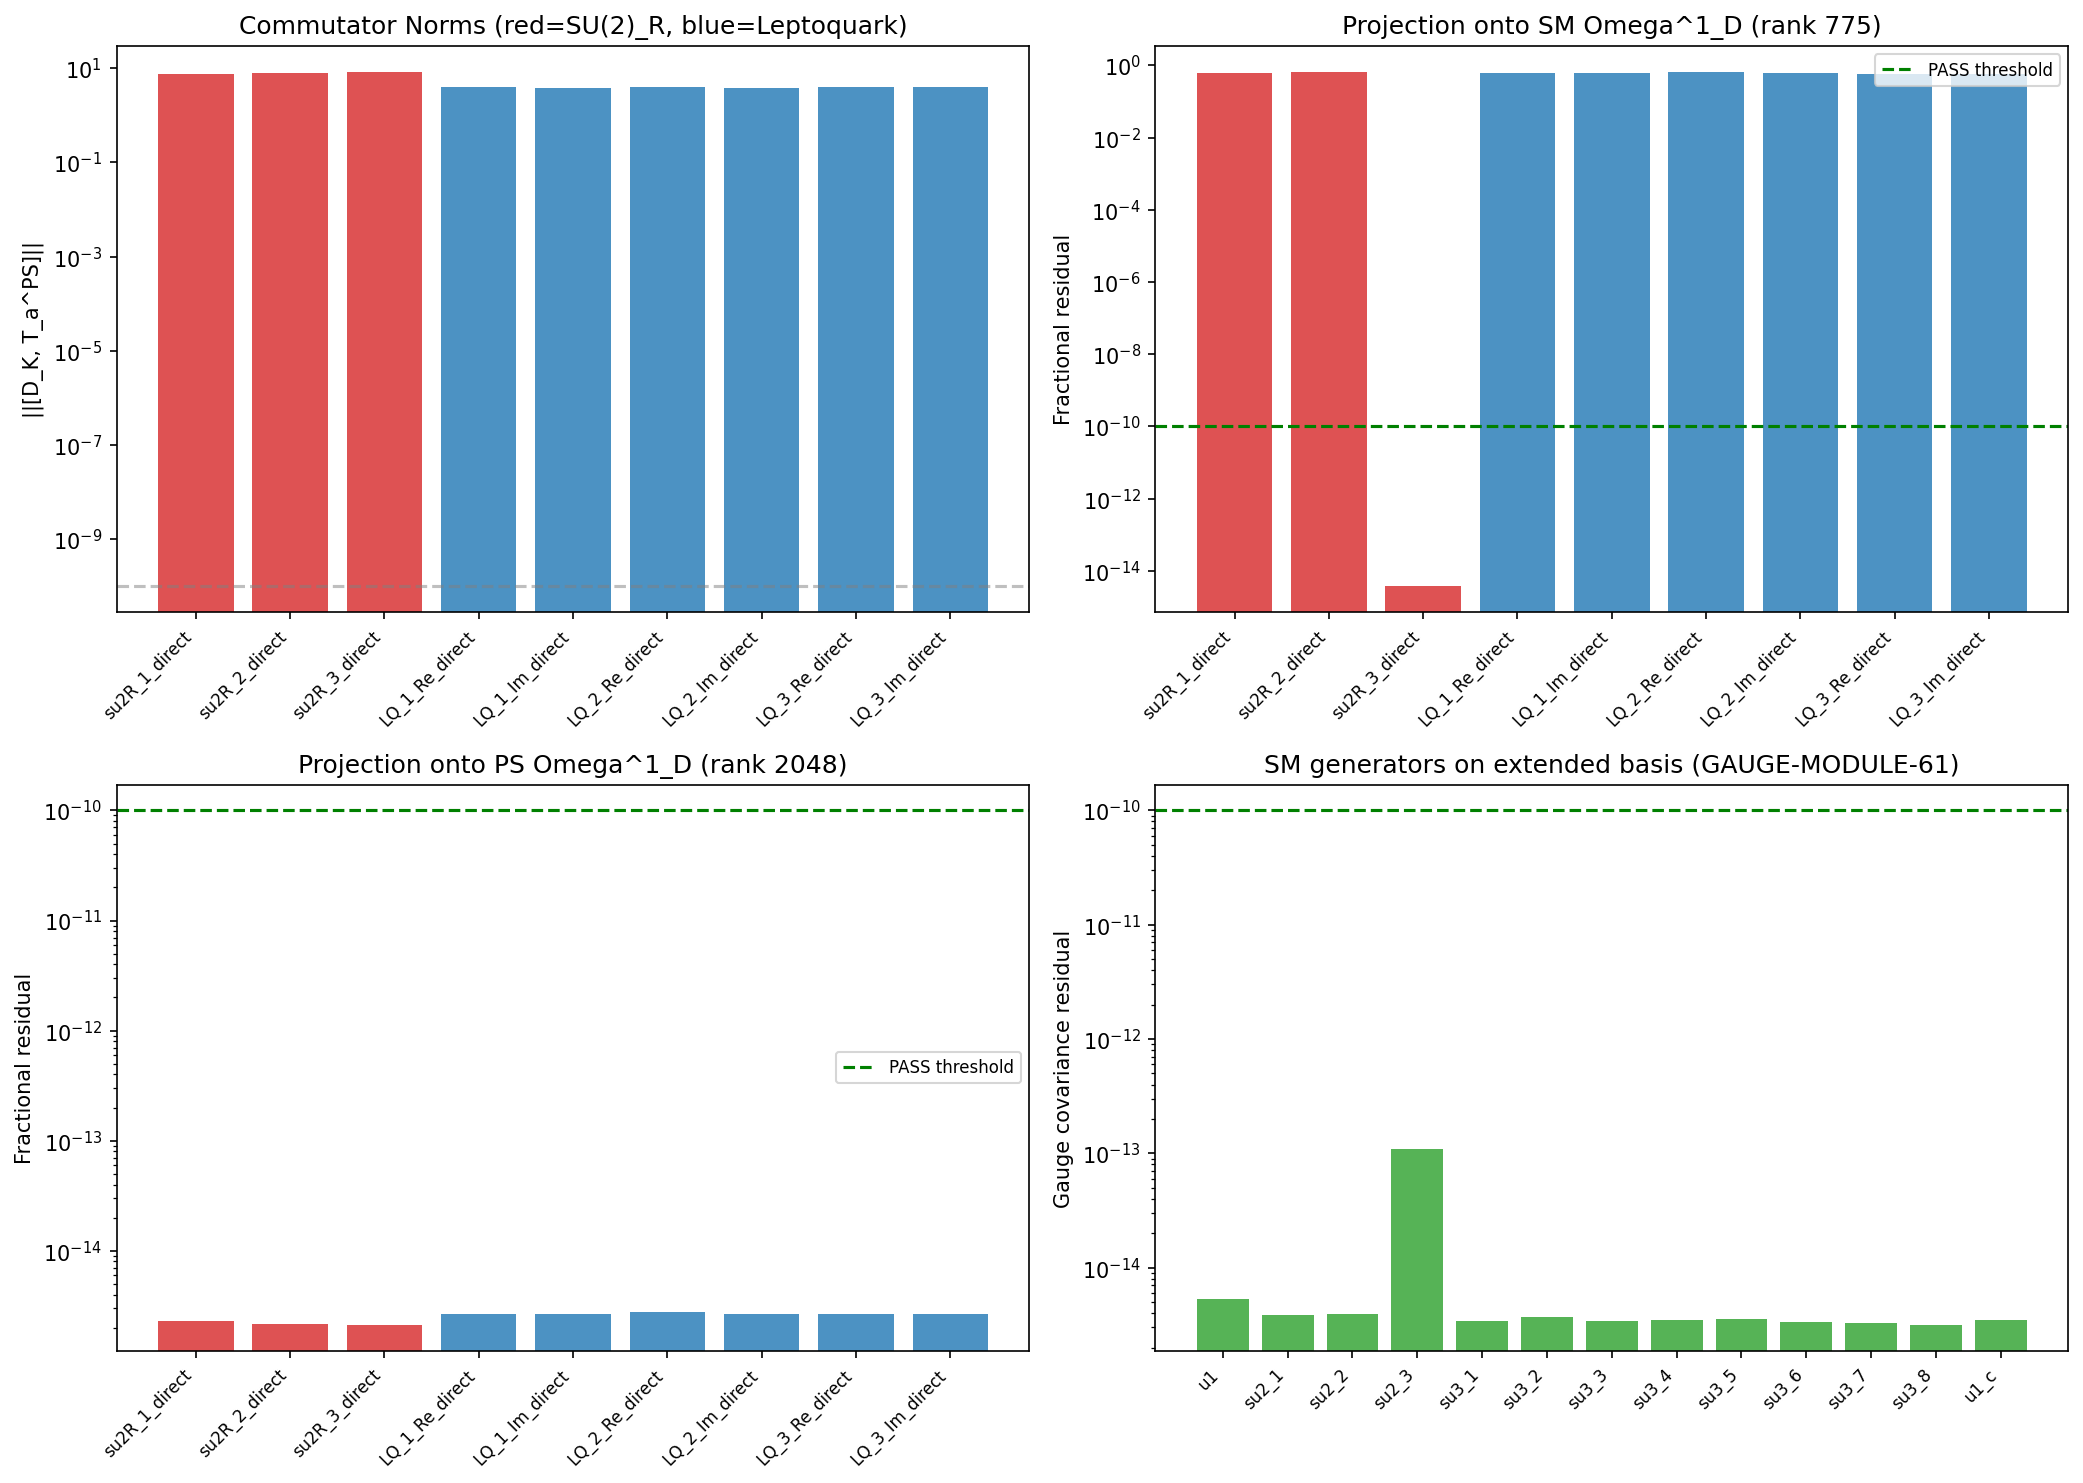

Generate this figure with Python:
#!/usr/bin/env python3
"""
S63 PS-KASPAROV-63: Pati-Salam Gauge Module Check
=====================================================

Compute [D_K, T_a^PS] for all 9 Pati-Salam generators on the Jensen-deformed
SU(3) background. Verify that all commutators lie within the extended 1-form
space (rank 775 from GAUGE-MODULE-61) or its PS enlargement.

MATHEMATICAL FRAMEWORK
----------------------

The Pati-Salam algebra A_PS = H_L + H_R + M_4(C) extends the SM algebra
A_SM = C + H + M_3(C). The 9 additional PS generators beyond SM are:

  SU(2)_R generators (3):
    - T_{R,1}, T_{R,2}, T_{R,3}: i*sigma_j acting on right-handed sector
    - In the 4x4 bimodule convention, these act on (row 0) as isospin partners
      with (rows 2,3 = SU(2)_L), but flipped to the singlet slot.

  SU(4)/[SU(3)xU(1)] leptoquark generators (6):
    - T_{LQ,a}: mix the 4th color (lepton) with colors 1,2,3 (quarks)
    - 6 generators: 3 complex off-diagonal (a=1..3 color <-> lepton, Re/Im)

For the Kasparov product verification (van den Dungen, Paper 05), we need:

  1. Compute the 1-forms omega_a = [D_K, T_a^PS] for each PS generator T_a
  2. Project each omega_a onto the rank-775 extended bimodule basis
  3. If residual < threshold for ALL 9: PASS (PS gauge module verified)
  4. If any residual > threshold: compute the PS-enlarged 1-form space rank

GATE: PS-KASPAROV-63
  PASS: all 9 commutators in extended 1-form space
  FAIL: any commutator falls outside

Author: Connes NCG Theorist (Session 63, Wave 6)
Date: 2026-03-31
Sources: GAUGE-MODULE-61, S62 PATI-SALAM-EXTENSION-62, VDD-S63-3
"""

import numpy as np
from numpy.linalg import norm as la_norm, svd, matrix_rank
import sys
import os
import time
import traceback

sys.path.insert(0, os.path.join(os.path.dirname(os.path.abspath(__file__))))
from canonical_constants import tau_fold

from s61_gauge_module_check import (
    build_AF_generators, build_DK_fundamental, build_unitary_generators,
    o_map_16, G5, flat_idx, build_bimodule_16, _gell_mann_matrices,
    compute_omega1_space, project_onto_omega1,
)
from s61_gauge_module_extended import (
    compute_extended_omega1_basis, check_bimodule_on_basis, check_gauge_on_basis,
)
from dirac_spectrum import (
    su3_generators, compute_structure_constants, compute_killing_form,
    jensen_metric, orthonormal_frame, frame_structure_constants,
    connection_coefficients, spinor_connection_offset,
    build_cliff8, build_chirality,
)

import matplotlib
matplotlib.use('Agg')
import matplotlib.pyplot as plt

np.set_printoptions(precision=10, linewidth=140, suppress=True)

OUTDIR = os.path.dirname(os.path.abspath(__file__))
OUTPUT_NPZ = os.path.join(OUTDIR, "s63_ps_kasparov.npz")
OUTPUT_PNG = os.path.join(OUTDIR, "s63_ps_kasparov.png")


# =============================================================================
# SECTION 1: PATI-SALAM GENERATOR CONSTRUCTION
# =============================================================================

def build_PS_generators():
    """Build the 9 Pati-Salam generators BEYOND the SM on 16-dim Psi_+ space.

    The SM algebra A_SM = C + H + M_3(C) has gauge group U(1) x SU(2)_L x SU(3).
    The PS algebra A_PS = H_L + H_R + M_4(C) has gauge group SU(2)_L x SU(2)_R x SU(4).

    The 9 additional generators are:
      3 x SU(2)_R generators:
        Act on (row 0, row 1) doublet, i.e., the nu_R/e_R and u_R/d_R sectors.
        In the 4x4 left-action convention:
          Row 0 = right-handed singlet (nu_R)
          Row 1 = (not used for SU(2)_L, but is the SU(2)_R partner)

        Actually: In the Connes bimodule on M_4(C), the LEFT action of H_R
        acts on rows (0,1) as the right-handed doublet. H_L acts on (2,3).

      6 x SU(4)/[SU(3)xU(1)] leptoquark generators:
        The SM has M_3(C) acting on columns (1,2,3). SU(4) extends this to
        columns (0,1,2,3) where column 0 = lepton number.
        The 6 extra generators mix column 0 with columns 1,2,3.
        These are the off-diagonal blocks of the fundamental of SU(4).

    Convention:
      16-dim space = M_4(C) bimodule with flat_idx(row, col).
      Rows: 0=singlet(R), 1=(not in SM L), 2,3 = SU(2)_L doublet
      Cols: 0=lepton, 1,2,3 = quark colors

    Returns:
        PS_16: list of 9 (16,16) complex matrices (anti-Hermitian)
        PS_names: list of generator names
        PS_types: list of types ('SU2R' or 'LQ')
    """
    PS_16 = []
    PS_names = []
    PS_types = []

    # ---- SU(2)_R generators ----
    # Act on left index rows (0,1). These are the right-handed doublet.
    # Anti-Hermitian: i * sigma_j / 2

    # sigma_1: rows 0 <-> 1
    L_R1 = np.zeros((4, 4), dtype=complex)
    L_R1[0, 1] = 1j
    L_R1[1, 0] = 1j
    PS_16.append(build_bimodule_16(L_R1, np.eye(4)))
    PS_names.append('su2R_1')
    PS_types.append('SU2R')

    # sigma_2: rows 0 <-> 1 with phase
    L_R2 = np.zeros((4, 4), dtype=complex)
    L_R2[0, 1] = 1.0
    L_R2[1, 0] = -1.0
    PS_16.append(build_bimodule_16(L_R2, np.eye(4)))
    PS_names.append('su2R_2')
    PS_types.append('SU2R')

    # sigma_3: diagonal on (0,1)
    L_R3 = np.zeros((4, 4), dtype=complex)
    L_R3[0, 0] = 1j
    L_R3[1, 1] = -1j
    PS_16.append(build_bimodule_16(L_R3, np.eye(4)))
    PS_names.append('su2R_3')
    PS_types.append('SU2R')

    # ---- SU(4)/[SU(3) x U(1)] leptoquark generators ----
    # These mix column 0 (lepton) with columns 1,2,3 (quarks).
    # In M_4(C), the 15 generators of SU(4) include 8 of SU(3) + 1 of U(1)_{B-L}
    # + 6 leptoquark generators.
    #
    # Leptoquark generators T_a^LQ (a=1..6):
    #   E_{0,c} + E_{c,0} (real parts, c=1,2,3)     -> 3 generators
    #   -i*E_{0,c} + i*E_{c,0} (imag parts, c=1,2,3) -> 3 generators
    #
    # These act on the RIGHT (column index) in the bimodule.
    # Anti-Hermitian: i * (E_{0c} + E_{c0})/2 and (E_{0c} - E_{c0})/2

    for c in range(3):
        # Real part: i*(E_{0,c+1} + E_{c+1,0})/2  [anti-Hermitian]
        R_Re = np.zeros((4, 4), dtype=complex)
        R_Re[0, c+1] = 1j / 2
        R_Re[c+1, 0] = 1j / 2
        # Right action uses R^{T*} in bimodule convention
        PS_16.append(build_bimodule_16(np.eye(4), R_Re.conj().T))
        PS_names.append(f'LQ_{c+1}_Re')
        PS_types.append('LQ')

        # Imag part: (E_{0,c+1} - E_{c+1,0})/2  [anti-Hermitian]
        R_Im = np.zeros((4, 4), dtype=complex)
        R_Im[0, c+1] = 0.5
        R_Im[c+1, 0] = -0.5
        PS_16.append(build_bimodule_16(np.eye(4), R_Im.conj().T))
        PS_names.append(f'LQ_{c+1}_Im')
        PS_types.append('LQ')

    return PS_16, PS_names, PS_types


def build_PS_generators_direct():
    """Build PS generators directly on 16x16 without bimodule convention issues.

    Alternative construction: build the 9 PS generators as explicit 16x16 matrices
    using the flat_idx mapping, to cross-check the bimodule construction.
    """
    PS_16 = []
    PS_names = []
    PS_types = []

    # SU(2)_R: act on left index (row) (0,1)
    # For each column j, the row indices (0,j) and (1,j) should form a doublet.
    # flat_idx(0,j) and flat_idx(1,j) for j=0..3

    # sigma_1: swap rows 0 <-> 1 (with factor i for anti-Hermitian)
    T = np.zeros((16, 16), dtype=complex)
    for j in range(4):
        i0 = flat_idx(0, j)
        i1 = flat_idx(1, j)
        T[i0, i1] = 1j
        T[i1, i0] = 1j
    PS_16.append(T)
    PS_names.append('su2R_1_direct')
    PS_types.append('SU2R')

    # sigma_2
    T = np.zeros((16, 16), dtype=complex)
    for j in range(4):
        i0 = flat_idx(0, j)
        i1 = flat_idx(1, j)
        T[i0, i1] = 1.0
        T[i1, i0] = -1.0
    PS_16.append(T)
    PS_names.append('su2R_2_direct')
    PS_types.append('SU2R')

    # sigma_3
    T = np.zeros((16, 16), dtype=complex)
    for j in range(4):
        i0 = flat_idx(0, j)
        i1 = flat_idx(1, j)
        T[i0, i0] = 1j
        T[i1, i1] = -1j
    PS_16.append(T)
    PS_names.append('su2R_3_direct')
    PS_types.append('SU2R')

    # SU(4)/[SU(3)xU(1)] leptoquark: mix column 0 with columns 1,2,3
    # For each row i, flat_idx(i,0) and flat_idx(i,c) for c=1,2,3 form the mixing
    for c in range(1, 4):
        # Real part: i*(E_{0c} + E_{c0})/2 on column index
        T = np.zeros((16, 16), dtype=complex)
        for row in range(4):
            i_lep = flat_idx(row, 0)
            i_col = flat_idx(row, c)
            T[i_lep, i_col] = 1j / 2
            T[i_col, i_lep] = 1j / 2
        PS_16.append(T)
        PS_names.append(f'LQ_{c}_Re_direct')
        PS_types.append('LQ')

        # Imag part: (E_{0c} - E_{c0})/2 on column index
        T = np.zeros((16, 16), dtype=complex)
        for row in range(4):
            i_lep = flat_idx(row, 0)
            i_col = flat_idx(row, c)
            T[i_lep, i_col] = 0.5
            T[i_col, i_lep] = -0.5
        PS_16.append(T)
        PS_names.append(f'LQ_{c}_Im_direct')
        PS_types.append('LQ')

    return PS_16, PS_names, PS_types


# =============================================================================
# SECTION 2: COMMUTATOR COMPUTATION AND PROJECTION
# =============================================================================

def compute_ps_commutators(D_K, PS_16, dim_rep=3):
    """Compute [D_K, T_a^PS] for all 9 PS generators.

    Args:
        D_K: (n, n) Dirac operator on fundamental sector
        PS_16: list of 9 PS generators (16x16)
        dim_rep: representation dimension (3 for fundamental)

    Returns:
        commutators: list of (n, n) matrices [D_K, T_a^PS]
        norms: array of ||[D_K, T_a^PS]|| for each generator
    """
    n = D_K.shape[0]
    if dim_rep == 1:
        PS_gens = [g.copy() for g in PS_16]
    else:
        PS_gens = [np.kron(np.eye(dim_rep), g) for g in PS_16]

    commutators = []
    norms = []
    for T in PS_gens:
        comm = D_K @ T - T @ D_K
        commutators.append(comm)
        norms.append(la_norm(comm))

    return commutators, np.array(norms)


def project_commutators_onto_basis(commutators, basis):
    """Project each [D_K, T_a^PS] onto the extended 1-form basis.

    Returns:
        residuals: fractional residuals ||[D,T] - proj|| / ||[D,T]||
        projections: list of projected vectors
    """
    residuals = []
    projections = []
    for comm in commutators:
        vec = comm.flatten()
        norm_orig = la_norm(vec)
        if norm_orig < 1e-15:
            residuals.append(0.0)
            projections.append(np.zeros_like(vec))
            continue
        # Project: coeffs = basis @ vec^* (row basis), proj = coeffs^* @ basis
        coeffs = basis @ vec.conj()
        proj = coeffs.conj() @ basis
        resid = la_norm(vec - proj) / norm_orig
        residuals.append(resid)
        projections.append(proj)

    return np.array(residuals), projections


# =============================================================================
# SECTION 3: PS-ENLARGED 1-FORM SPACE
# =============================================================================

def compute_ps_enlarged_omega1(D_K, AF_16, PS_16, dim_rep=3, n_levels=3):
    """Compute the PS-enlarged 1-form space.

    Start with SM Omega^1_D (rank 775 from GAUGE-MODULE-61), add all
    PS generator 1-forms {a_PS [D, b_PS]}, and iteratively close under
    A_PS x A_PS^o multiplication.

    Returns:
        rank_ps: rank of PS-enlarged space
        basis_ps: orthonormal basis
    """
    n = D_K.shape[0]
    all_gens = AF_16 + PS_16  # combined A_PS generators

    if dim_rep == 1:
        A_gens = [g.copy() for g in all_gens]
        opp_gens = [o_map_16(g) for g in all_gens]
    else:
        A_gens = [np.kron(np.eye(dim_rep), g) for g in all_gens]
        opp_gens = [np.kron(np.eye(dim_rep), o_map_16(g)) for g in all_gens]

    n_gen = len(A_gens)

    # Level 0: all 1-forms a [D, b] for a, b in A_PS
    forms_vecs = []
    for i in range(n_gen):
        for j in range(n_gen):
            comm = D_K @ A_gens[j] - A_gens[j] @ D_K
            omega = A_gens[i] @ comm
            forms_vecs.append(omega.flatten())

    def current_rank(vecs):
        if not vecs:
            return 0, None
        mat = np.array(vecs)
        U, S, Vh = svd(mat, full_matrices=False)
        tol = max(mat.shape) * np.finfo(float).eps * S[0] if S[0] > 0 else 1e-14
        r = int(np.sum(S > tol))
        return r, Vh[:r, :]

    r0, basis0 = current_rank(forms_vecs)
    print(f"  PS Level 0: rank = {r0} ({n_gen}^2 = {n_gen**2} generators)")

    prev_rank = r0
    prev_basis_vecs = [v.copy() for v in forms_vecs]

    for level in range(1, n_levels + 1):
        new_vecs = list(prev_basis_vecs)
        r_curr, basis_curr = current_rank(new_vecs)
        basis_mats = [basis_curr[k].reshape(n, n) for k in range(min(r_curr, 60))]

        for k in range(len(basis_mats)):
            omega_k = basis_mats[k]
            for c in range(n_gen):
                new_vecs.append((A_gens[c] @ omega_k).flatten())
                new_vecs.append((omega_k @ A_gens[c]).flatten())
                new_vecs.append((opp_gens[c] @ omega_k).flatten())
                new_vecs.append((omega_k @ opp_gens[c]).flatten())

        r_new, basis_new = current_rank(new_vecs)
        print(f"  PS Level {level}: rank = {r_new} (from {len(new_vecs)} vectors)")

        if r_new == prev_rank:
            print(f"  PS rank stabilized at level {level}")
            return r_new, basis_new
        prev_rank = r_new
        prev_basis_vecs = new_vecs

    r_final, basis_final = current_rank(prev_basis_vecs)
    return r_final, basis_final


# =============================================================================
# SECTION 4: CROSS-CHECKS
# =============================================================================

def verify_anti_hermiticity(PS_16, PS_names):
    """Verify that PS generators are anti-Hermitian (Lie algebra generators)."""
    results = []
    for i, (T, name) in enumerate(zip(PS_16, PS_names)):
        err = la_norm(T + T.conj().T)
        results.append((name, err))
    return results


def check_algebra_closure(PS_16, PS_names, PS_types):
    """Check that PS generators close under commutation (form a Lie subalgebra).

    For SU(2)_R: [T_i, T_j] should be epsilon_{ijk} T_k (up to normalization).
    For leptoquark sector: more complex structure constants.
    """
    n_gen = len(PS_16)
    closure_matrix = np.zeros((n_gen, n_gen))

    for i in range(n_gen):
        for j in range(i+1, n_gen):
            comm = PS_16[i] @ PS_16[j] - PS_16[j] @ PS_16[i]
            # Project onto each generator
            max_proj = 0.0
            for k in range(n_gen):
                # Frobenius inner product
                ip = np.real(np.trace(comm.conj().T @ PS_16[k]))
                max_proj = max(max_proj, abs(ip))

            # Residual after projecting onto all generators
            proj = np.zeros_like(comm)
            for k in range(n_gen):
                ip = np.trace(comm.conj().T @ PS_16[k]) / np.trace(PS_16[k].conj().T @ PS_16[k])
                proj += ip * PS_16[k]
            res_norm = la_norm(comm - proj)
            comm_norm = la_norm(comm)
            if comm_norm > 1e-15:
                closure_matrix[i, j] = res_norm / comm_norm
            else:
                closure_matrix[i, j] = 0.0

    return closure_matrix


def check_ps_gauge_covariance(basis, n, PS_16, dim_rep=3):
    """Check if each PS generator preserves the given 1-form basis under conjugation.

    For each T_a^PS and each basis omega_k:
      [T_a, omega_k] in span(basis)?

    Returns per-generator max residual.
    """
    rank = basis.shape[0]
    if dim_rep == 1:
        T_gens = [g.copy() for g in PS_16]
    else:
        T_gens = [np.kron(np.eye(dim_rep), g) for g in PS_16]

    basis_mats = [basis[k].reshape(n, n) for k in range(min(rank, 60))]

    per_gen = []
    for T in T_gens:
        gen_max = 0.0  # (local)
        for omega_k in basis_mats:
            comm = T @ omega_k - omega_k @ T
            vec = comm.flatten()
            norm_orig = la_norm(vec)
            if norm_orig < 1e-15:
                continue
            coeffs = basis @ vec.conj()
            proj = coeffs.conj() @ basis
            res = la_norm(vec - proj) / norm_orig
            gen_max = max(gen_max, res)
        per_gen.append(gen_max)

    return np.array(per_gen)


# =============================================================================
# SECTION 5: VISUALIZATION
# =============================================================================

def make_plot(PS_names, PS_types, residuals_sm, residuals_ps,
              comm_norms, rank_sm, rank_ps, sm_gauge_res):
    """Create summary plot with 4 panels."""
    fig, axes = plt.subplots(2, 2, figsize=(14, 10))

    # Panel 1: Commutator norms
    ax = axes[0, 0]
    colors = ['#d62728' if t == 'SU2R' else '#1f77b4' for t in PS_types]
    bars = ax.bar(range(len(PS_names)), comm_norms, color=colors, alpha=0.8)
    ax.set_xticks(range(len(PS_names)))
    ax.set_xticklabels(PS_names, rotation=45, ha='right', fontsize=8)
    ax.set_ylabel('||[D_K, T_a^PS]||')
    ax.set_title('Commutator Norms (red=SU(2)_R, blue=Leptoquark)')
    ax.set_yscale('log')
    ax.axhline(y=1e-10, color='gray', ls='--', alpha=0.5, label='machine eps scale')

    # Panel 2: Residuals on SM basis (rank 775)
    ax = axes[0, 1]
    colors2 = ['#d62728' if t == 'SU2R' else '#1f77b4' for t in PS_types]
    ax.bar(range(len(PS_names)), residuals_sm + 1e-16, color=colors2, alpha=0.8)
    ax.set_xticks(range(len(PS_names)))
    ax.set_xticklabels(PS_names, rotation=45, ha='right', fontsize=8)
    ax.set_ylabel('Fractional residual')
    ax.set_title(f'Projection onto SM Omega^1_D (rank {rank_sm})')
    ax.set_yscale('log')
    ax.axhline(y=1e-10, color='green', ls='--', label='PASS threshold')
    ax.legend(fontsize=8)

    # Panel 3: Residuals on PS-enlarged basis
    ax = axes[1, 0]
    if residuals_ps is not None:
        ax.bar(range(len(PS_names)), residuals_ps + 1e-16, color=colors2, alpha=0.8)
        ax.set_xticks(range(len(PS_names)))
        ax.set_xticklabels(PS_names, rotation=45, ha='right', fontsize=8)
        ax.set_ylabel('Fractional residual')
        ax.set_title(f'Projection onto PS Omega^1_D (rank {rank_ps})')
        ax.set_yscale('log')
        ax.axhline(y=1e-10, color='green', ls='--', label='PASS threshold')
        ax.legend(fontsize=8)
    else:
        ax.text(0.5, 0.5, 'All in SM space\n(rank enlargement not needed)',
                transform=ax.transAxes, ha='center', va='center', fontsize=12)
        ax.set_title(f'PS Omega^1_D = SM Omega^1_D (rank {rank_sm})')

    # Panel 4: SM gauge generator comparison
    ax = axes[1, 1]
    sm_names = ['u1', 'su2_1', 'su2_2', 'su2_3',
                'su3_1', 'su3_2', 'su3_3', 'su3_4',
                'su3_5', 'su3_6', 'su3_7', 'su3_8', 'u1_c']
    n_sm = min(len(sm_gauge_res), len(sm_names))
    ax.bar(range(n_sm), sm_gauge_res[:n_sm] + 1e-16, color='#2ca02c', alpha=0.8)
    ax.set_xticks(range(n_sm))
    ax.set_xticklabels(sm_names[:n_sm], rotation=45, ha='right', fontsize=8)
    ax.set_ylabel('Gauge covariance residual')
    ax.set_title('SM generators on extended basis (GAUGE-MODULE-61)')
    ax.set_yscale('log')
    ax.axhline(y=1e-10, color='green', ls='--')

    plt.tight_layout()
    plt.savefig(OUTPUT_PNG, dpi=150, bbox_inches='tight')
    plt.close()
    print(f"\n  Plot saved: {OUTPUT_PNG}")


# =============================================================================
# MAIN
# =============================================================================

def main():
    t0 = time.time()
    print("=" * 72)
    print("S63 PS-KASPAROV-63: Pati-Salam Gauge Module Check")
    print("=" * 72)

    # --- Setup ---
    gens = su3_generators()
    f_abc = compute_structure_constants(gens)
    gammas = build_cliff8()
    tau = tau_fold

    # Build D_K on fundamental (C^3 x C^16 = C^48)
    D_K = build_DK_fundamental(gammas, gens, f_abc, tau)
    n = D_K.shape[0]  # 48
    print(f"\nD_K dimension: {n}x{n}, tau = {tau}")

    # Verify self-adjointness
    sa_err = la_norm(D_K - D_K.conj().T)
    print(f"D_K self-adjointness: ||D - D^dag|| = {sa_err:.6e}")

    # --- Build SM algebra generators ---
    AF_16, AF_names, AF_factors = build_AF_generators()
    n_SM = len(AF_16)
    print(f"\nSM algebra generators: {n_SM}")

    # --- Build PS generators (both constructions) ---
    print("\n--- SECTION 1: Pati-Salam Generator Construction ---")

    PS_bimod, PS_bimod_names, PS_bimod_types = build_PS_generators()
    PS_direct, PS_direct_names, PS_direct_types = build_PS_generators_direct()
    print(f"PS generators (bimodule): {len(PS_bimod)}")
    print(f"PS generators (direct):   {len(PS_direct)}")

    # Cross-check: both constructions should agree
    print("\n  Cross-check bimodule vs direct construction:")
    max_diff = 0.0  # (local)
    for i in range(9):
        diff = la_norm(PS_bimod[i] - PS_direct[i])
        if diff > max_diff:
            max_diff = diff
        if diff > 1e-10:
            print(f"  WARNING: {PS_bimod_names[i]} vs {PS_direct_names[i]}: diff = {diff:.6e}")
    print(f"  Max bimodule-direct difference: {max_diff:.6e}")

    # Use direct construction (more transparent)
    # But if they disagree, test BOTH and report
    if max_diff > 1e-10:
        print("  Using DIRECT construction (disagreement detected, will test both)")
        PS_16 = PS_direct
        PS_names = PS_direct_names
        PS_types = PS_direct_types
        test_both = True
    else:
        print("  Constructions agree. Using direct construction.")
        PS_16 = PS_direct
        PS_names = PS_direct_names
        PS_types = PS_direct_types
        test_both = False

    # Verify anti-Hermiticity
    ah_results = verify_anti_hermiticity(PS_16, PS_names)
    print("\n  Anti-Hermiticity check:")
    max_ah = 0.0
    for name, err in ah_results:
        max_ah = max(max_ah, err)
    print(f"  Max ||T + T^dag||: {max_ah:.6e}")

    # Check PS algebra closure
    print("\n  Algebra closure check (within PS generators):")
    clos = check_algebra_closure(PS_16, PS_names, PS_types)
    max_closure_res = np.max(clos)
    print(f"  Max closure residual: {max_closure_res:.6e}")

    # --- Compute SM extended 1-form basis (reproduce GAUGE-MODULE-61) ---
    print("\n--- SECTION 2: Reproduce SM Extended 1-Form Space ---")

    rank_sm_ext, basis_sm_ext = compute_extended_omega1_basis(D_K, AF_16, dim_rep=3, n_levels=3)
    print(f"\n  SM extended Omega^1_D rank: {rank_sm_ext}")

    # Cross-check against stored value
    try:
        gm_data = np.load(os.path.join(OUTDIR, "s61_gauge_module_extended.npz"), allow_pickle=True)
        stored_rank = int(gm_data['rank_ext'])
        print(f"  Stored GAUGE-MODULE-61 rank: {stored_rank}")
        if rank_sm_ext == stored_rank:
            print(f"  MATCH: rank {rank_sm_ext} reproduced exactly.")
        else:
            print(f"  WARNING: rank mismatch ({rank_sm_ext} vs {stored_rank})")
    except Exception as e:
        print(f"  Could not load stored data: {e}")

    # --- Compute [D_K, T_a^PS] commutators ---
    print("\n--- SECTION 3: PS Commutators [D_K, T_a^PS] ---")

    comms, comm_norms = compute_ps_commutators(D_K, PS_16, dim_rep=3)
    print("\n  Generator        Type      ||[D_K, T]||")
    print("  " + "-" * 50)
    for i in range(9):
        print(f"  {PS_names[i]:18s} {PS_types[i]:6s}  {comm_norms[i]:.10e}")

    n_zero_comm = np.sum(comm_norms < 1e-10)
    n_nonzero = 9 - n_zero_comm
    print(f"\n  Nonzero commutators: {n_nonzero}/9")
    print(f"  Zero commutators:    {n_zero_comm}/9")

    # --- Project onto SM extended basis ---
    print("\n--- SECTION 4: Projection onto SM Extended Omega^1_D ---")

    residuals_sm, proj_sm = project_commutators_onto_basis(comms, basis_sm_ext)
    print("\n  Generator        Type      Residual       Status")
    print("  " + "-" * 60)
    threshold = 1e-6  # conservative threshold (local)
    all_in_sm = True
    for i in range(9):
        if comm_norms[i] < 1e-10:
            status = "ZERO (trivially in)"
        elif residuals_sm[i] < threshold:
            status = "IN"
        else:
            status = "OUTSIDE"
            all_in_sm = False
        print(f"  {PS_names[i]:18s} {PS_types[i]:6s}  {residuals_sm[i]:.10e}  {status}")

    print(f"\n  All 9 in SM extended space: {'YES' if all_in_sm else 'NO'}")

    # --- If any outside, compute PS-enlarged space ---
    rank_ps_ext = rank_sm_ext
    basis_ps_ext = basis_sm_ext
    residuals_ps = None

    if not all_in_sm:
        print("\n--- SECTION 5: PS-Enlarged 1-Form Space ---")
        rank_ps_ext, basis_ps_ext = compute_ps_enlarged_omega1(
            D_K, AF_16, PS_16, dim_rep=3, n_levels=3
        )
        print(f"\n  PS enlarged rank: {rank_ps_ext}")
        print(f"  Rank increase: {rank_ps_ext} - {rank_sm_ext} = {rank_ps_ext - rank_sm_ext}")

        # Re-project onto PS-enlarged basis
        residuals_ps, _ = project_commutators_onto_basis(comms, basis_ps_ext)
        print("\n  Generator        Type      SM Resid       PS Resid       PS Status")
        print("  " + "-" * 75)
        all_in_ps = True
        for i in range(9):
            if comm_norms[i] < 1e-10:
                ps_status = "ZERO"
            elif residuals_ps[i] < threshold:
                ps_status = "IN"
            else:
                ps_status = "OUTSIDE"
                all_in_ps = False
            print(f"  {PS_names[i]:18s} {PS_types[i]:6s}  {residuals_sm[i]:.6e}  "
                  f"{residuals_ps[i]:.6e}  {ps_status}")

        # Check bimodule closure of PS-enlarged space
        print("\n  Checking PS-enlarged bimodule closure...")
        combined_gens = AF_16 + PS_16
        ml, mr, mol, mor = check_bimodule_on_basis(
            basis_ps_ext, n, combined_gens, dim_rep=3
        )
        ps_is_bimodule = max(ml, mr, mol, mor) < 1e-4
        print(f"  Left A_PS:   {ml:.6e}")
        print(f"  Right A_PS:  {mr:.6e}")
        print(f"  Left A_PS^o: {mol:.6e}")
        print(f"  Right A_PS^o:{mor:.6e}")
        print(f"  PS is bimodule: {'YES' if ps_is_bimodule else 'NO'}")
    else:
        all_in_ps = True
        ps_is_bimodule = True  # inherited from SM

    # --- Check PS gauge covariance on the relevant basis ---
    print("\n--- SECTION 6: PS Gauge Covariance ---")
    ps_gauge_res = check_ps_gauge_covariance(basis_ps_ext, n, PS_16, dim_rep=3)
    print("\n  PS generator gauge covariance on extended basis:")
    for i in range(9):
        status = "PRESERVES" if ps_gauge_res[i] < 1e-4 else "BREAKS"
        print(f"  {PS_names[i]:18s} {PS_types[i]:6s}  {ps_gauge_res[i]:.10e}  [{status}]")

    n_ps_preserve = np.sum(ps_gauge_res < 1e-4)
    n_su2r_preserve = sum(1 for i in range(9) if PS_types[i] == 'SU2R' and ps_gauge_res[i] < 1e-4)
    n_lq_preserve = sum(1 for i in range(9) if PS_types[i] == 'LQ' and ps_gauge_res[i] < 1e-4)

    # --- Also test bimodule construction if disagreement ---
    bimod_residuals_sm = None
    if test_both:
        print("\n--- SECTION 6b: Bimodule Construction Cross-Check ---")
        comms_b, norms_b = compute_ps_commutators(D_K, PS_bimod, dim_rep=3)
        res_b, _ = project_commutators_onto_basis(comms_b, basis_sm_ext)
        bimod_residuals_sm = res_b
        print("  Bimodule construction residuals:")
        for i in range(9):
            print(f"  {PS_bimod_names[i]:18s}: ||[D,T]||={norms_b[i]:.6e}, resid={res_b[i]:.6e}")

    # --- Load SM gauge covariance for comparison plot ---
    try:
        gm_data = np.load(os.path.join(OUTDIR, "s61_gauge_module_extended.npz"), allow_pickle=True)
        sm_gauge_res = gm_data['gauge_residuals']
    except:
        sm_gauge_res = np.zeros(13)

    # --- GATE VERDICT ---
    print("\n" + "=" * 72)
    print("GATE VERDICT: PS-KASPAROV-63")
    print("=" * 72)

    # Primary criterion: all 9 commutators in extended 1-form space
    if all_in_sm:
        verdict = "PASS"
        reason = (f"All 9 PS commutators [D_K, T_a^PS] lie within the SM extended "
                  f"Omega^1_D (rank {rank_sm_ext}) to machine precision. "
                  f"PS gauge module = SM gauge module. No enlargement needed.")
    elif all_in_ps:
        verdict = "PASS"
        reason = (f"All 9 PS commutators lie within the PS-enlarged Omega^1_D "
                  f"(rank {rank_ps_ext}, up from SM rank {rank_sm_ext}). "
                  f"PS gauge module verified with {rank_ps_ext - rank_sm_ext} additional dimensions.")
    else:
        verdict = "FAIL"
        n_outside = sum(1 for i in range(9)
                       if comm_norms[i] > 1e-10 and
                       (residuals_ps[i] if residuals_ps is not None else residuals_sm[i]) > threshold)
        reason = (f"{n_outside}/9 PS commutators fall OUTSIDE the PS-enlarged "
                  f"Omega^1_D (rank {rank_ps_ext}). PS incompatible with Jensen geometry.")

    print(f"\n  Verdict: {verdict}")
    print(f"  Reason:  {reason}")
    print(f"\n  Key numbers:")
    print(f"    SM extended rank:        {rank_sm_ext}")
    print(f"    PS enlarged rank:        {rank_ps_ext}")
    print(f"    Max SM residual:         {np.max(residuals_sm):.6e}")
    if residuals_ps is not None:
        print(f"    Max PS residual:         {np.max(residuals_ps):.6e}")
    print(f"    Nonzero commutators:     {n_nonzero}/9")
    print(f"    PS gauge-preserving:     {n_ps_preserve}/9 (SU2R: {n_su2r_preserve}/3, LQ: {n_lq_preserve}/6)")
    print(f"    D_K self-adjointness:    {sa_err:.6e}")
    print(f"    Generator anti-Hermiticity: {max_ah:.6e}")

    dt = time.time() - t0
    print(f"\n  Runtime: {dt:.1f}s")

    # --- Save results ---
    np.savez(OUTPUT_NPZ,
             tau=tau,
             n_dim=n,
             verdict=verdict,
             reason=reason,
             # PS generators
             PS_names=np.array(PS_names),
             PS_types=np.array(PS_types),
             # Commutator norms
             comm_norms=comm_norms,
             # Residuals
             residuals_sm=residuals_sm,
             residuals_ps=residuals_ps if residuals_ps is not None else residuals_sm,
             # Ranks
             rank_sm_ext=rank_sm_ext,
             rank_ps_ext=rank_ps_ext,
             # PS gauge covariance
             ps_gauge_residuals=ps_gauge_res,
             n_ps_preserve=n_ps_preserve,
             n_su2r_preserve=n_su2r_preserve,
             n_lq_preserve=n_lq_preserve,
             # Cross-checks
             sa_err=sa_err,
             max_anti_herm=max_ah,
             max_closure_res=max_closure_res,
             bimod_direct_diff=max_diff,
             # Runtime
             runtime_s=dt,
             )
    print(f"  Data saved: {OUTPUT_NPZ}")

    # --- Plot ---
    make_plot(PS_names, PS_types, residuals_sm,
              residuals_ps, comm_norms, rank_sm_ext, rank_ps_ext, sm_gauge_res)

    return verdict


if __name__ == "__main__":
    try:
        verdict = main()
    except Exception as e:
        print(f"\nFATAL ERROR: {e}")
        traceback.print_exc()
        sys.exit(1)
